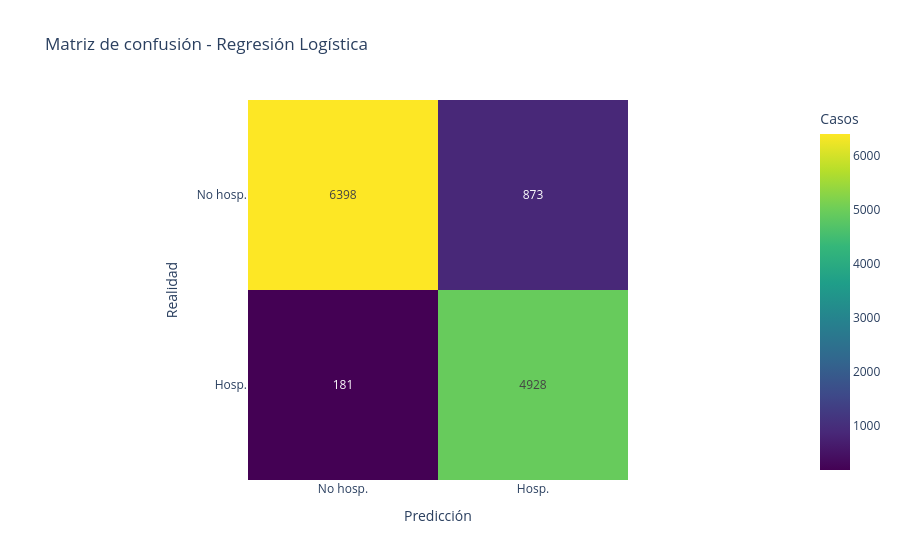

Notebook source saved alongside this figure:
### Markdown cell above
Filas = realidad, columnas = predicción. La diagonal concentra los aciertos.

### Code cell
cm_log = confusion_matrix(y_test, pred_log)
fig_cm_log = px.imshow(cm_log, text_auto=True, color_continuous_scale="Viridis",
    labels={"x": "Predicción", "y": "Realidad", "color": "Casos"},
    x=["No hosp.", "Hosp."], y=["No hosp.", "Hosp."],
    title="Matriz de confusión - Regresión Logística")
fig_cm_log.show()

### Figure 1 — Plotly figure (JSON) as saved in the notebook; plotly's stock layout.template omitted (floating-point values rounded to 4 significant figures)
{"data": [{"coloraxis": "coloraxis", "hovertemplate": "Predicción: %{x}<br>Realidad: %{y}<br>Casos: %{z}<extra></extra>", "name": "0", "texttemplate": "%{z}", "type": "heatmap", "x": ["No hosp.", "Hosp."], "xaxis": "x", "y": ["No hosp.", "Hosp."], "yaxis": "y", "z": [[6398, 873], [181, 4928]]}], "layout": {"coloraxis": {"autocolorscale": false, "colorbar": {"title": {"text": "Casos"}}, "colorscale": [[0, "#440154"], [0.1111, "#482878"], [0.2222, "#3e4989"], [0.3333, "#31688e"], [0.4444, "#26828e"], [0.5556, "#1f9e89"], [0.6667, "#35b779"], [0.7778, "#6ece58"], [0.8889, "#b5de2b"], [1, "#fde725"]]}, "title": {"text": "Matriz de confusión - Regresión Logística"}, "xaxis": {"anchor": "y", "constrain": "domain", "domain": [0, 1], "scaleanchor": "y", "title": {"text": "Predicción"}}, "yaxis": {"anchor": "x", "autorange": "reversed", "constrain": "domain", "domain": [0, 1], "title": {"text": "Realidad"}}}}
